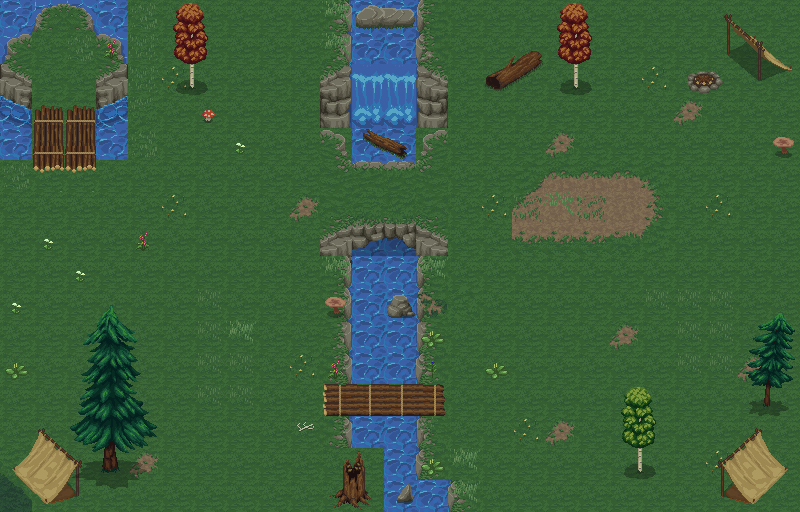

Below is a game level as drawn by its tile map, then a one-line description and the .tmx file that defines it, in full:
An orthogonal 25x16 tile map with 32x32 px tiles, 6 tile layers (ground, waterBlocked, deco, Calque de Tuiles 6, ...), 4 tilesets.

<map version="1.10" tiledversion="1.12.2" orientation="orthogonal" renderorder="left-up" width="25" height="16" tilewidth="32" tileheight="32" infinite="0" nextlayerid="8" nextobjectid="1">
 <tileset firstgid="1" source="main-plains.tsx" />
 <tileset firstgid="1513" source="waters.tsx" />
 <tileset firstgid="2153" source="decorations.tsx" />
 <tileset firstgid="2476" source="basiccamp.tsx" />
 <layer id="1" name="ground" width="25" height="16">
  <data encoding="csv">
969,1654,1655,969,969,969,969,969,969,969,969,969,969,969,969,969,969,969,969,969,969,969,969,969,969,
1673,969,969,1676,969,969,969,969,969,969,2029,858,969,2032,969,969,969,969,969,969,969,969,969,969,969,
1693,969,969,1696,969,852,969,969,969,969,969,969,969,969,969,969,969,969,969,969,852,969,969,969,969,
432,432,432,432,432,969,969,969,969,969,969,969,969,969,969,969,969,969,969,969,969,858,969,969,969,
432,432,432,432,432,969,969,969,969,969,969,1580,1580,969,969,969,969,858,969,969,969,969,969,969,969,
969,969,969,969,969,969,969,969,969,969,969,1580,1580,969,969,969,426,380,380,380,383,969,969,969,969,
969,969,969,969,969,852,969,969,969,858,969,969,969,969,969,852,427,465,465,465,425,969,852,969,969,
969,969,969,969,969,969,969,969,969,969,969,1580,1580,969,969,969,549,549,549,550,471,969,969,969,969,
969,969,969,969,969,969,969,969,969,969,969,969,969,969,969,969,969,969,969,969,969,969,969,969,969,
969,969,969,969,969,969,969,969,969,969,969,969,969,969,1180,969,969,969,969,969,969,969,969,969,969,
969,969,969,969,969,969,969,969,969,969,969,969,969,969,969,969,969,969,969,858,969,969,969,969,969,
969,969,969,969,969,969,969,969,969,852,969,969,969,969,969,969,969,969,969,969,969,969,969,858,969,
969,969,969,969,969,969,969,969,969,969,969,969,969,969,969,969,969,969,969,969,969,969,969,969,969,
969,969,969,969,969,969,969,969,969,969,969,969,969,969,969,969,852,858,969,969,969,969,969,969,969,
1015,969,969,969,858,969,969,969,969,969,969,969,969,969,969,969,969,969,969,969,969,969,852,969,969,
1057,969,969,969,969,969,969,969,969,969,969,969,969,969,969,969,969,969,969,969,969,969,969,969,969
</data>
 </layer>
 <layer id="2" name="waterBlocked" width="25" height="16">
  <properties>
   <property name="blocked" type="bool" value="true" />
  </properties>
  <data encoding="csv">
1575,0,0,1575,0,0,0,0,0,0,0,0,0,0,0,0,0,0,0,0,0,0,0,0,0,
0,0,0,0,1644,0,0,0,0,0,0,2094,2095,0,0,0,0,0,0,0,0,0,0,0,0,
0,0,0,0,1644,0,0,0,0,0,2049,2114,2115,2052,0,0,0,0,0,0,0,0,0,0,0,
1713,0,0,1716,0,0,0,0,0,0,2044,2134,2135,2047,0,0,0,0,0,0,0,0,0,0,0,
1575,0,0,1575,0,0,0,0,0,0,0,1579,1579,0,0,0,0,0,0,0,0,0,0,0,0,
0,0,0,0,0,0,0,0,0,0,0,0,0,0,0,0,0,0,0,0,0,0,0,0,0,
0,0,0,0,0,0,0,0,0,0,0,0,0,0,0,0,0,0,0,0,0,0,0,0,0,
0,0,0,0,0,0,0,0,0,0,0,1579,1579,0,0,0,0,0,0,0,0,0,0,0,0,
0,0,0,0,0,0,0,0,0,0,0,1579,1579,0,0,0,0,0,0,0,0,0,0,0,0,
0,0,0,0,0,0,0,0,0,0,0,1580,1580,0,0,0,0,0,0,0,0,0,0,0,0,
0,0,0,0,0,0,0,0,0,0,0,1580,1580,0,0,0,0,0,0,0,0,0,0,0,0,
0,0,0,0,0,0,0,0,0,0,0,1579,1580,0,0,0,0,0,0,0,0,0,0,0,0,
0,0,0,0,0,0,0,0,0,0,0,0,0,0,0,0,0,0,0,0,0,0,0,0,0,
0,0,0,0,0,0,0,0,0,0,0,1579,1579,0,0,0,0,0,0,0,0,0,0,0,0,
0,0,0,0,0,0,0,0,0,0,0,0,1579,0,0,0,0,0,0,0,0,0,0,0,0,
0,0,0,0,0,0,0,0,0,0,0,0,1579,1579,0,0,0,0,0,0,0,0,0,0,0
</data>
 </layer>
 <layer id="4" name="deco" width="25" height="16">
  <properties>
   <property name="blocked" type="bool" value="true" />
  </properties>
  <data encoding="csv">
0,0,0,0,0,0,0,0,0,0,0,0,0,0,0,0,0,0,0,0,0,0,2725,2726,2727,
0,0,0,0,0,0,0,0,0,0,0,0,0,0,0,2425,2426,0,0,0,0,0,2740,2741,2742,
0,0,0,0,0,2247,2248,0,0,0,0,0,0,0,0,2442,2443,2247,2248,0,0,2557,2558,2756,2757,
0,0,0,0,0,0,0,0,0,0,0,0,0,0,0,0,0,0,0,0,0,0,0,0,0,
0,0,0,0,0,0,0,0,0,0,0,2446,2447,0,0,0,0,0,0,0,0,0,0,0,0,
0,0,0,0,0,0,0,0,0,0,0,0,0,0,0,0,0,0,0,0,0,0,0,0,0,
0,0,0,0,0,0,0,0,0,0,0,0,0,0,0,0,0,0,0,0,0,0,0,0,0,
0,0,0,0,0,0,0,0,0,0,0,0,0,0,0,0,0,0,0,0,0,0,0,0,0,
0,0,0,0,0,0,0,0,0,0,0,0,0,0,0,0,0,0,0,0,0,0,0,0,0,
0,0,0,0,0,0,0,0,0,0,0,0,2414,0,0,0,0,0,0,0,0,0,0,0,0,
0,0,0,0,0,0,0,0,0,0,0,0,0,0,0,0,0,0,0,0,0,0,0,0,0,
0,0,0,0,0,0,0,0,0,0,0,0,0,0,0,0,0,0,0,0,0,0,0,0,0,
0,0,0,0,0,0,0,0,0,0,0,0,0,0,0,0,0,0,0,0,0,0,0,2357,2358,
0,2717,0,0,0,0,0,0,0,0,0,0,0,0,0,0,0,0,0,0,0,0,0,2720,2721,
2731,2732,2733,2364,0,0,0,0,0,0,2398,2399,0,0,0,0,0,0,0,2366,2367,0,2734,2735,2736,
2746,2747,2748,0,0,0,0,0,0,0,2415,2416,2410,0,0,0,0,0,0,0,0,0,2749,2750,2751
</data>
 </layer>
 <layer id="7" name="Calque de Tuiles 6" width="25" height="16">
  <data encoding="csv">
0,0,0,0,0,0,0,0,0,0,1593,1579,1579,1557,0,0,0,0,0,0,0,0,0,0,0,
0,0,0,0,0,0,0,0,0,0,0,0,0,0,0,0,0,0,0,0,0,0,0,0,0,
0,0,0,0,0,0,0,0,0,0,0,0,0,0,0,0,0,0,0,0,0,0,0,0,0,
0,0,0,0,0,0,0,0,0,0,0,0,0,0,0,0,0,0,0,0,0,0,0,0,0,
0,0,0,0,0,0,0,0,0,0,0,0,0,0,0,0,0,0,0,0,0,0,0,0,0,
0,0,0,0,0,0,0,0,0,0,0,0,0,0,0,0,0,0,0,0,0,0,0,0,0,
0,0,0,0,0,0,0,0,0,0,0,0,0,0,0,0,0,0,0,0,0,0,0,0,0,
0,0,0,0,0,0,0,0,0,0,0,0,0,0,0,0,0,0,0,0,0,0,0,0,0,
0,0,0,0,0,0,0,0,0,0,1533,0,0,1557,0,0,0,0,0,0,0,0,0,0,0,
0,0,0,0,0,0,0,0,0,0,1553,0,0,1557,0,0,0,0,0,0,0,0,0,0,0,
0,0,0,0,0,0,0,0,0,0,1573,0,0,1577,0,0,0,0,0,0,0,0,0,0,0,
0,0,0,0,0,0,0,0,0,0,1593,0,0,1597,0,0,0,0,0,0,0,0,0,0,0,
0,0,0,0,0,0,0,0,0,0,0,0,0,0,0,0,0,0,0,0,0,0,0,0,0,
0,0,0,0,0,0,0,0,0,0,1593,0,0,1577,0,0,0,0,0,0,0,0,0,0,0,
0,0,0,0,0,0,0,0,0,0,0,0,0,1597,0,0,0,0,0,0,0,0,0,0,0,
0,0,0,0,0,0,0,0,0,0,0,0,0,0,1597,0,0,0,0,0,0,0,0,0,0
</data>
 </layer>
 <layer id="5" name="ponts" width="25" height="16">
  <data encoding="csv">
0,0,0,0,0,0,0,0,0,0,0,2395,2396,0,0,0,0,0,0,0,0,0,0,0,0,
0,0,0,0,0,0,0,0,0,0,0,0,0,0,0,0,0,0,0,0,0,0,0,0,0,
0,0,0,0,0,0,0,0,0,0,0,0,0,0,0,0,0,0,0,0,0,568,568,0,0,
0,2320,2320,0,0,0,0,0,0,0,0,0,0,0,0,0,0,0,0,0,0,0,0,0,0,
0,2337,2337,0,0,0,0,2463,0,0,578,579,580,581,0,0,0,0,0,0,0,0,0,2280,2280,
0,2354,2354,0,0,0,0,0,0,0,620,621,622,623,0,566,566,566,566,566,0,0,0,2280,2280,
0,0,0,0,0,0,0,0,0,0,662,663,664,665,0,566,566,566,566,566,0,0,0,2280,2280,
0,2463,0,0,0,0,0,0,0,0,704,705,706,707,0,566,566,566,566,566,0,0,0,2280,2280,
0,0,0,0,0,0,0,0,0,0,0,0,0,0,0,0,0,0,566,0,0,0,0,2280,2280,
2463,0,0,0,0,0,0,0,0,0,0,0,0,0,0,0,0,0,0,0,0,0,0,0,2280,
0,0,0,0,0,0,0,0,0,0,0,0,0,0,0,0,0,0,0,0,0,0,0,0,0,
2464,0,0,0,0,0,0,0,0,0,0,0,0,0,0,2464,0,0,0,0,0,0,0,0,0,
0,0,0,0,0,0,0,0,0,0,2371,2372,2372,2373,0,0,0,0,0,0,0,0,0,0,0,
568,568,2718,0,0,0,0,0,0,2470,0,0,0,0,0,0,0,0,0,0,0,0,0,0,0,
568,568,568,0,568,0,0,0,0,0,0,0,0,0,0,0,0,0,0,0,0,0,0,0,0,
568,568,568,0,568,0,0,0,0,0,0,0,0,0,0,0,0,0,0,0,0,0,0,0,0
</data>
 </layer>
 <layer id="6" name="herbs" width="25" height="16">
  <data encoding="csv">
0,0,0,0,1279,2213,2214,0,0,0,1357,0,0,0,0,0,0,2213,2214,0,0,0,0,0,0,
0,0,1279,2462,1361,2230,2231,0,0,0,1357,0,0,0,0,0,0,2230,2231,0,0,0,0,0,0,
0,0,0,0,1361,0,0,0,0,0,0,0,0,0,0,0,0,0,0,0,0,2154,2154,0,0,
0,0,0,0,1363,0,2459,0,0,0,0,0,0,0,0,0,0,0,0,0,0,0,0,0,0,
0,0,0,0,1279,0,0,0,0,0,0,0,0,0,0,0,0,0,0,0,0,0,0,0,2461,
1279,0,0,0,0,0,0,0,0,0,0,0,0,0,0,0,0,0,0,0,0,0,0,0,0,
0,0,0,0,0,0,0,0,0,0,0,0,0,0,0,0,1361,1357,1361,0,0,0,0,0,0,
0,0,0,0,2462,0,0,0,0,0,0,0,0,0,0,0,0,0,0,0,0,0,0,0,0,
0,0,2463,0,0,0,0,0,0,0,1357,0,0,1357,0,0,0,0,0,0,0,0,0,0,0,
0,0,0,2279,0,0,1362,0,0,0,2461,0,0,1198,0,0,0,0,0,2154,1362,1362,1362,2306,2307,
0,0,2295,2296,2297,0,1362,1357,0,0,0,0,0,2464,0,0,0,0,0,0,0,1362,1362,2323,2324,
0,0,2312,2313,2314,0,1362,1362,0,0,2462,0,0,2465,0,0,0,0,0,0,0,1362,1362,2340,2341,
0,0,2329,2330,2331,0,1362,1362,0,0,0,0,0,0,0,0,0,0,0,2332,2333,0,0,0,0,
0,0,2346,2347,2348,0,0,0,0,0,0,0,0,1234,0,0,0,0,0,2349,2350,0,0,0,0,
0,0,2363,0,2365,0,0,0,0,0,0,0,0,2464,1357,0,0,0,0,0,0,0,0,0,0,
0,0,0,2381,0,0,0,0,0,0,0,0,0,0,1357,0,0,0,0,0,0,0,0,0,0
</data>
 </layer>
</map>
